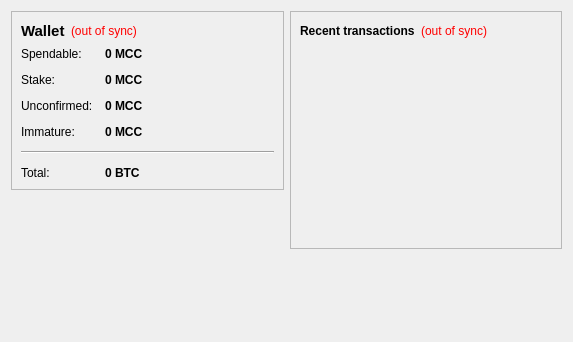
<?xml version="1.0" encoding="UTF-8"?>
<ui version="4.0">
 <class>OverviewPage</class>
 <widget class="QWidget" name="OverviewPage">
  <property name="geometry">
   <rect>
    <x>0</x>
    <y>0</y>
    <width>573</width>
    <height>342</height>
   </rect>
  </property>
  <property name="windowTitle">
   <string>Form</string>
  </property>
  <layout class="QHBoxLayout" name="horizontalLayout" stretch="1,1">
   <item>
    <layout class="QVBoxLayout" name="verticalLayout_2">
     <item>
      <widget class="QFrame" name="frame">
       <property name="frameShape">
        <enum>QFrame::StyledPanel</enum>
       </property>
       <property name="frameShadow">
        <enum>QFrame::Raised</enum>
       </property>
       <layout class="QVBoxLayout" name="verticalLayout_4">
        <item>
         <layout class="QHBoxLayout" name="horizontalLayout_4">
          <item>
           <widget class="QLabel" name="label_5">
            <property name="font">
             <font>
              <pointsize>11</pointsize>
              <weight>75</weight>
              <bold>true</bold>
             </font>
            </property>
            <property name="text">
             <string>Wallet</string>
            </property>
           </widget>
          </item>
          <item>
           <widget class="QLabel" name="labelWalletStatus">
            <property name="toolTip">
             <string>The displayed information may be out of date. Your wallet automatically synchronizes with the MadafakaCrewCoin network after a connection is established, but this process has not completed yet.</string>
            </property>
            <property name="styleSheet">
             <string notr="true">QLabel { color: red; }</string>
            </property>
            <property name="text">
             <string notr="true">(out of sync)</string>
            </property>
            <property name="alignment">
             <set>Qt::AlignLeading|Qt::AlignLeft|Qt::AlignVCenter</set>
            </property>
           </widget>
          </item>
          <item>
           <spacer name="horizontalSpacer_2">
            <property name="orientation">
             <enum>Qt::Horizontal</enum>
            </property>
            <property name="sizeHint" stdset="0">
             <size>
              <width>40</width>
              <height>20</height>
             </size>
            </property>
           </spacer>
          </item>
         </layout>
        </item>
        <item>
         <layout class="QFormLayout" name="formLayout_2">
          <property name="fieldGrowthPolicy">
           <enum>QFormLayout::AllNonFixedFieldsGrow</enum>
          </property>
          <property name="horizontalSpacing">
           <number>12</number>
          </property>
          <property name="verticalSpacing">
           <number>12</number>
          </property>
          <item row="0" column="0">
           <widget class="QLabel" name="label">
            <property name="text">
             <string>Spendable:</string>
            </property>
           </widget>
          </item>
          <item row="0" column="1">
           <widget class="QLabel" name="labelBalance">
            <property name="font">
             <font>
              <weight>75</weight>
              <bold>true</bold>
             </font>
            </property>
            <property name="cursor">
             <cursorShape>IBeamCursor</cursorShape>
            </property>
            <property name="toolTip">
             <string>Your current spendable balance</string>
            </property>
            <property name="text">
             <string notr="true">0 MCC</string>
            </property>
            <property name="textInteractionFlags">
             <set>Qt::LinksAccessibleByMouse|Qt::TextSelectableByKeyboard|Qt::TextSelectableByMouse</set>
            </property>
           </widget>
          </item>
          <item row="1" column="0">
           <widget class="QLabel" name="label_6">
            <property name="text">
             <string>Stake:</string>
            </property>
           </widget>
          </item>
          <item row="1" column="1">
           <widget class="QLabel" name="labelStake">
            <property name="font">
             <font>
              <weight>75</weight>
              <bold>true</bold>
             </font>
            </property>
            <property name="cursor">
             <cursorShape>IBeamCursor</cursorShape>
            </property>
            <property name="toolTip">
             <string>Total of coins that was staked, and do not yet count toward the current balance</string>
            </property>
            <property name="text">
             <string notr="true">0 MCC</string>
            </property>
            <property name="textInteractionFlags">
             <set>Qt::LinksAccessibleByMouse|Qt::TextSelectableByKeyboard|Qt::TextSelectableByMouse</set>
            </property>
           </widget>
          </item>
          <item row="2" column="0">
           <widget class="QLabel" name="label_3">
            <property name="text">
             <string>Unconfirmed:</string>
            </property>
           </widget>
          </item>
          <item row="2" column="1">
           <widget class="QLabel" name="labelUnconfirmed">
            <property name="font">
             <font>
              <weight>75</weight>
              <bold>true</bold>
             </font>
            </property>
            <property name="cursor">
             <cursorShape>IBeamCursor</cursorShape>
            </property>
            <property name="toolTip">
             <string>Total of transactions that have yet to be confirmed, and do not yet count toward the current balance</string>
            </property>
            <property name="text">
             <string notr="true">0 MCC</string>
            </property>
            <property name="textInteractionFlags">
             <set>Qt::LinksAccessibleByMouse|Qt::TextSelectableByKeyboard|Qt::TextSelectableByMouse</set>
            </property>
           </widget>
          </item>
          <item row="3" column="0">
           <widget class="QLabel" name="labelImmatureText">
            <property name="text">
             <string>Immature:</string>
            </property>
           </widget>
          </item>
          <item row="3" column="1">
           <widget class="QLabel" name="labelImmature">
            <property name="font">
             <font>
              <weight>75</weight>
              <bold>true</bold>
             </font>
            </property>
            <property name="toolTip">
             <string>Mined balance that has not yet matured</string>
            </property>
            <property name="text">
             <string notr="true">0 MCC</string>
            </property>
            <property name="textInteractionFlags">
             <set>Qt::LinksAccessibleByMouse|Qt::TextSelectableByKeyboard|Qt::TextSelectableByMouse</set>
            </property>
           </widget>
          </item>
          <item row="4" column="0" colspan="2">
           <widget class="Line" name="line">
            <property name="orientation">
             <enum>Qt::Horizontal</enum>
            </property>
           </widget>
          </item>
          <item row="5" column="0">
           <widget class="QLabel" name="labelTotalText">
            <property name="text">
             <string>Total:</string>
            </property>
           </widget>
          </item>
          <item row="5" column="1">
           <widget class="QLabel" name="labelTotal">
            <property name="font">
             <font>
              <weight>75</weight>
              <bold>true</bold>
             </font>
            </property>
            <property name="cursor">
             <cursorShape>IBeamCursor</cursorShape>
            </property>
            <property name="toolTip">
             <string>Your current total balance</string>
            </property>
            <property name="text">
             <string notr="true">0 BTC</string>
            </property>
            <property name="textInteractionFlags">
             <set>Qt::LinksAccessibleByMouse|Qt::TextSelectableByKeyboard|Qt::TextSelectableByMouse</set>
            </property>
           </widget>
          </item>
         </layout>
        </item>
       </layout>
      </widget>
     </item>
     <item>
      <spacer name="verticalSpacer">
       <property name="orientation">
        <enum>Qt::Vertical</enum>
       </property>
       <property name="sizeHint" stdset="0">
        <size>
         <width>20</width>
         <height>40</height>
        </size>
       </property>
      </spacer>
     </item>
    </layout>
   </item>
   <item>
    <layout class="QVBoxLayout" name="verticalLayout_3">
     <item>
      <widget class="QFrame" name="frame_2">
       <property name="frameShape">
        <enum>QFrame::StyledPanel</enum>
       </property>
       <property name="frameShadow">
        <enum>QFrame::Raised</enum>
       </property>
       <layout class="QVBoxLayout" name="verticalLayout">
        <item>
         <layout class="QHBoxLayout" name="horizontalLayout_2">
          <item>
           <widget class="QLabel" name="label_4">
            <property name="text">
             <string>&lt;b&gt;Recent transactions&lt;/b&gt;</string>
            </property>
           </widget>
          </item>
          <item>
           <widget class="QLabel" name="labelTransactionsStatus">
            <property name="toolTip">
             <string>The displayed information may be out of date. Your wallet automatically synchronizes with the MadafakaCrewCoin network after a connection is established, but this process has not completed yet.</string>
            </property>
            <property name="styleSheet">
             <string notr="true">QLabel { color: red; }</string>
            </property>
            <property name="text">
             <string notr="true">(out of sync)</string>
            </property>
            <property name="alignment">
             <set>Qt::AlignRight|Qt::AlignTrailing|Qt::AlignVCenter</set>
            </property>
           </widget>
          </item>
          <item>
           <spacer name="horizontalSpacer">
            <property name="orientation">
             <enum>Qt::Horizontal</enum>
            </property>
            <property name="sizeHint" stdset="0">
             <size>
              <width>40</width>
              <height>20</height>
             </size>
            </property>
           </spacer>
          </item>
         </layout>
        </item>
        <item>
         <widget class="QListView" name="listTransactions">
          <property name="styleSheet">
           <string notr="true">QListView { background: transparent; }</string>
          </property>
          <property name="frameShape">
           <enum>QFrame::NoFrame</enum>
          </property>
          <property name="verticalScrollBarPolicy">
           <enum>Qt::ScrollBarAlwaysOff</enum>
          </property>
          <property name="horizontalScrollBarPolicy">
           <enum>Qt::ScrollBarAlwaysOff</enum>
          </property>
          <property name="selectionMode">
           <enum>QAbstractItemView::NoSelection</enum>
          </property>
         </widget>
        </item>
       </layout>
      </widget>
     </item>
     <item>
      <spacer name="verticalSpacer_2">
       <property name="orientation">
        <enum>Qt::Vertical</enum>
       </property>
       <property name="sizeHint" stdset="0">
        <size>
         <width>20</width>
         <height>40</height>
        </size>
       </property>
      </spacer>
     </item>
    </layout>
   </item>
  </layout>
 </widget>
 <resources/>
 <connections/>
</ui>
